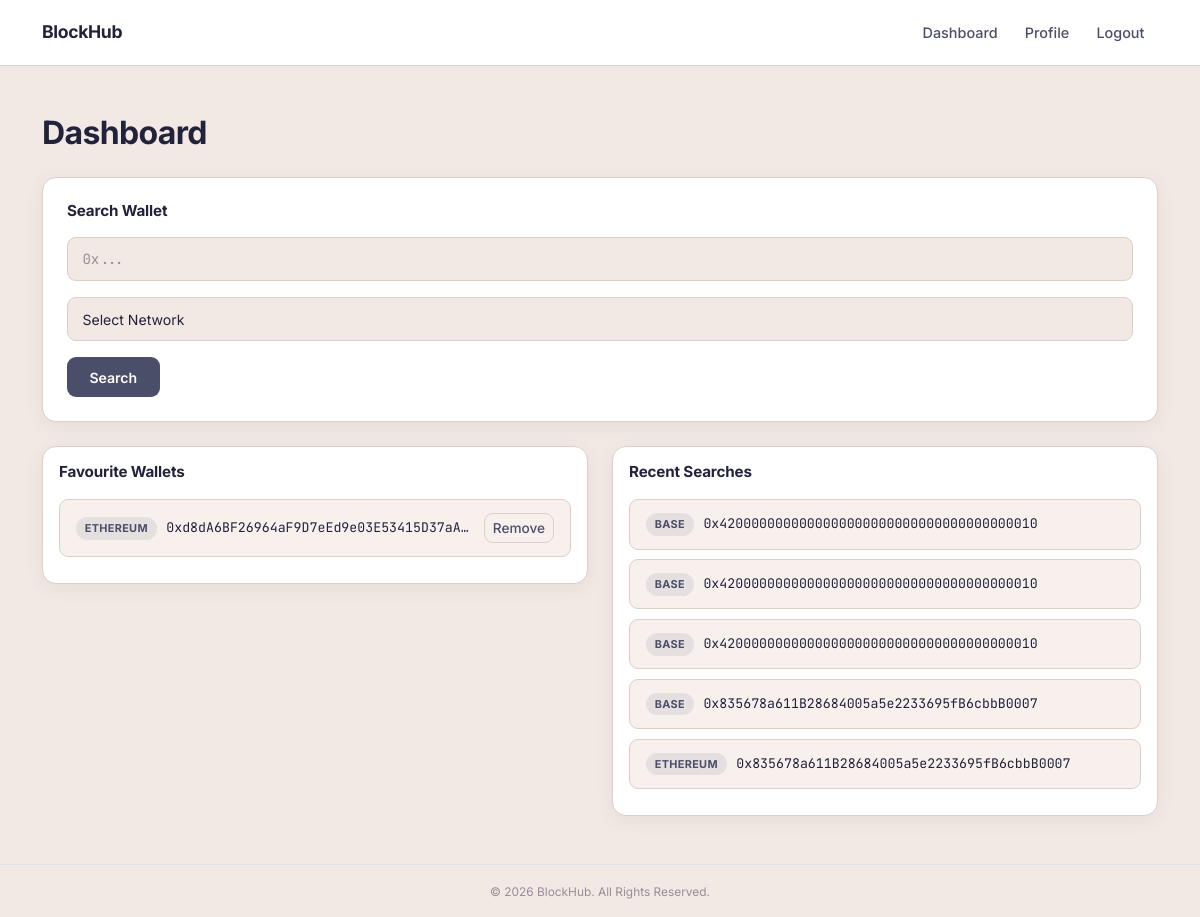
The page /dashboard (signed in) on the database as committed earlier.
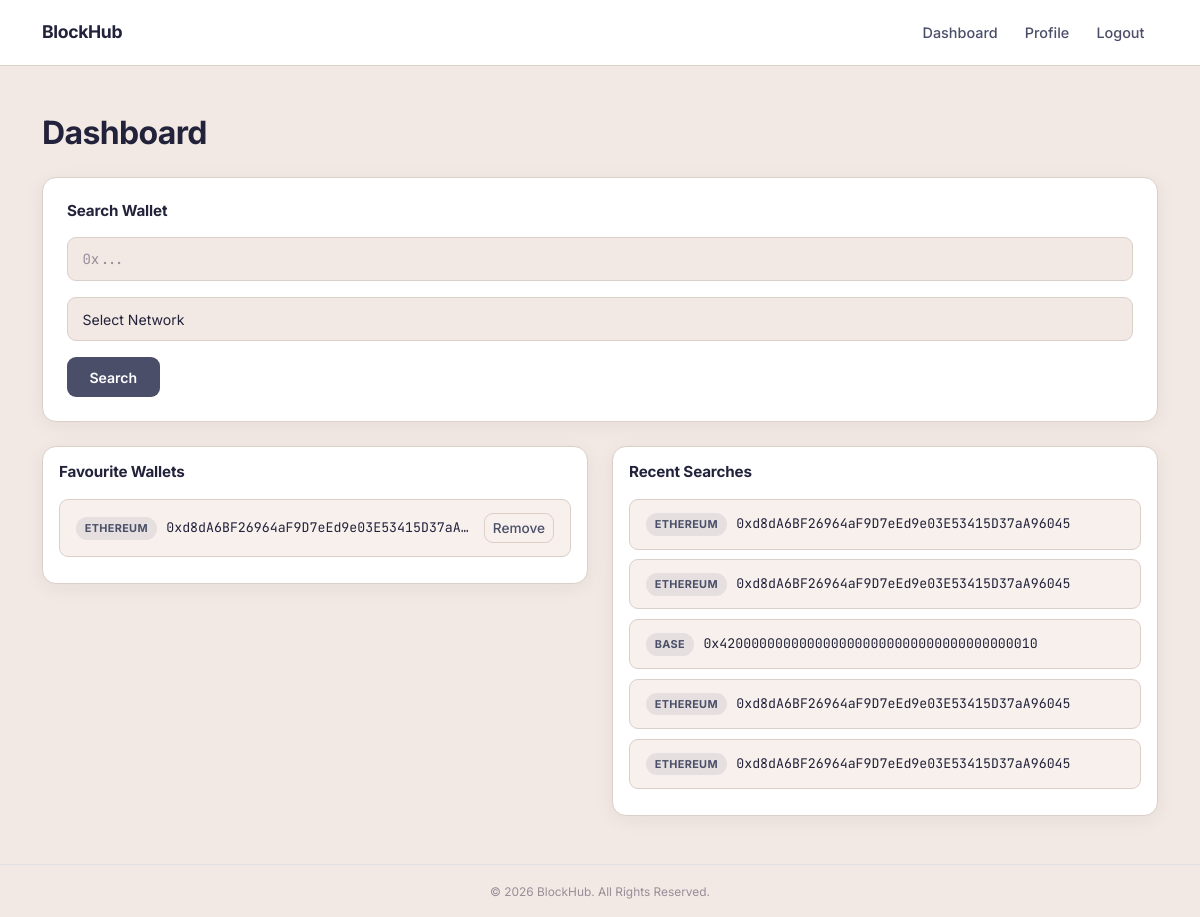
The same page on the database as committed later.
### tables this page shows
CREATE TABLE favourites (
    id INTEGER PRIMARY KEY AUTOINCREMENT,
    user_id INTEGER NOT NULL,
    wallet_address TEXT NOT NULL,
    network TEXT,
    added_at TIMESTAMP DEFAULT CURRENT_TIMESTAMP,

    FOREIGN KEY (user_id) REFERENCES users(id)
);

CREATE TABLE search_history (
    id INTEGER PRIMARY KEY AUTOINCREMENT,
    user_id INTEGER NOT NULL,
    wallet_address TEXT NOT NULL,
    network TEXT,
    searched_at TIMESTAMP DEFAULT CURRENT_TIMESTAMP,

    FOREIGN KEY (user_id) REFERENCES users(id)
);

### app.py (the view)
@app.route("/dashboard")
@login_required
def dashboard():
    conn = get_db_connection()
    favourites = conn.execute(
        """
        SELECT *
        FROM favourites
        WHERE user_id = ?
        ORDER BY added_at DESC
        LIMIT 5
        """,
        (session["user_id"],)
    ).fetchall()
    history = conn.execute(
        """
        SELECT *
        FROM search_history
        WHERE user_id = ?
        ORDER BY searched_at DESC
        LIMIT 5
        """,
        (session["user_id"],)
    ).fetchall()
    conn.close()
    return render_template(
        "dashboard.html",
        favourites=favourites,
        history=history
    )

### app.py (called while the page is built)
def get_db_connection():
    conn = sqlite3.connect(DATABASE)
    conn.row_factory = sqlite3.Row
    return conn

### helpers.py (called while the page is built)
def login_required(f):
    @wraps(f)
    def decorated_function(*args, **kwargs):
        if session.get("user_id") is None:
            return redirect("/login")
        return f(*args, **kwargs)
    return decorated_function

### templates/dashboard.html (shortened to what this page needs)
{% extends "layout.html" %} {% block title %} Dashboard {% endblock %} {% block
content %}
<h2 class="mb-4">Dashboard</h2>
<div class="card p-4 mb-4">
  <h4>Search Wallet</h4>
  <form action="/wallet" method="GET">
    <div class="mb-3">
      <input class="form-control" name="address" placeholder="0x..." required />
    </div>
    <div class="mb-3">
      <select class="form-select" name="network" required>
        <option value="">Select Network</option>
      </select>
    </div>
    <button class="btn btn-dark">Search</button>
  </form>
</div>
<div class="row">
  <div class="col-md-6 mb-4 mb-md-0">
    <div class="card p-3">
      <h4>Favourite Wallets</h4>
      {% if favourites %}
      <div>
        {% for wallet in favourites %}
        <div class="wallet-row" data-network="{{ wallet.network }}">
          <div class="wallet-meta">
            <span class="chain-chip {{ wallet.network }}"
              >{{ wallet.network }}</span
            >
            <span class="wallet-address">{{ wallet.wallet_address }}</span>
          </div>
          <form action="/remove_favourite/{{ wallet.id }}" method="POST">
            <button class="btn btn-danger btn-sm">Remove</button>
          </form>
        </div>
        {% endfor %}
      </div>
      {% else %}
      <p class="empty-state">No favourite wallets yet.</p>
      {% endif %}
    </div>
  </div>
  <div class="col-md-6">
    <div class="card p-3">
      <h4>Recent Searches</h4>
      {% if history %}
      <div>
        {% for search in history %}
        <div class="wallet-row" data-network="{{ search.network }}">
          <div class="wallet-meta">
            <span class="chain-chip {{ search.network }}"
              >{{ search.network }}</span
            >
            <span class="wallet-address">{{ search.wallet_address }}</span>
          </div>
        </div>
        {% endfor %}
      </div>
      {% else %}
      <p class="empty-state">No recent searches.</p>
      {% endif %}
    </div>
  </div>
</div>
{% endblock %}

### templates/layout.html (shortened to what this page needs)
<!doctype html>
<html lang="en">
  <head>
    <link
      href="https://cdn.jsdelivr.net/npm/bootstrap@5.3.7/dist/css/bootstrap.min.css"
      rel="stylesheet"
    />
    <link
      rel="stylesheet"
      href="{{ url_for('static', filename='css/style.css') }}"
    />
  </head>
  <body>
    <nav class="navbar navbar-expand-lg navbar-dark bg-dark">
      <div class="container">
        <a class="navbar-brand" href="/">BlockHub</a>
        <div class="collapse navbar-collapse" id="navbarNav">
          <ul class="navbar-nav ms-auto">
            {% if session.get("user_id") %}
            <li class="nav-item">
              <a class="nav-link" href="/dashboard">Dashboard</a>
            </li>
            <li class="nav-item">
              <a class="nav-link" href="/profile">Profile</a>
            </li>
            <li class="nav-item">
              <a class="nav-link" href="/logout">Logout</a>
            </li>
            {% endif %}
          </ul>
        </div>
      </div>
    </nav>
    <main class="container py-5">{% block content %} {% endblock %}</main>
    <footer class="text-center py-3 border-top">
      <small>&copy; 2026 BlockHub. All Rights Reserved.</small>
    </footer>
  </body>
</html>

### static/css/style.css (style rules this page uses)
:root { --bg: #f2e9e4; --surface: #ffffff; --surface-2: #f7f0ec; --text: #22223b; --text-muted: #4a4e69; --text-faint: #9a8c98; --border: #dccfc8; --accent: #4a4e69; --accent-warm: #c9ada7; --accent-soft: rgba(74, 78, 105, 0.08); --radius: 14px; --radius-sm: 9px; --font-ui: "Inter", -apple-system, BlinkMacSystemFont, "Segoe UI", sans-serif; --font-mono: "JetBrains Mono", "SF Mono", Menlo, monospace; }
* { box-sizing: border-box; }
html, body { min-height: 100vh; }
body { display: flex; flex-direction: column; background: var(--bg); color: var(--text); font-family: var(--font-ui); -webkit-font-smoothing: antialiased; }
main { flex: 1; }
.navbar { background: var(--surface) !important; border-bottom: 1px solid var(--border); padding-top: 0.9rem; padding-bottom: 0.9rem; }
.navbar-brand { font-weight: 700; font-size: 1.1rem; letter-spacing: -0.02em; color: var(--text) !important; display: flex; align-items: center; gap: 0.5rem; }
.navbar-nav .nav-link { color: var(--text-muted) !important; font-weight: 500; font-size: 0.9rem; padding: 0.4rem 0.85rem !important; border-radius: var(--radius-sm); transition: color 0.2s ease, background 0.2s ease; }
.card { background: var(--surface); border: 1px solid var(--border); border-radius: var(--radius); color: var(--text); box-shadow: 0 4px 20px rgba(34, 34, 59, 0.06); }
.card h4 { font-size: 0.95rem; font-weight: 700; letter-spacing: -0.01em; margin-bottom: 1.1rem; color: var(--text); }
h2 { font-weight: 700; letter-spacing: -0.02em; color: var(--text); }
.form-control, .form-select { background: var(--bg); border: 1px solid var(--border); color: var(--text); font-family: var(--font-mono); font-size: 0.88rem; padding: 0.65rem 0.9rem; border-radius: var(--radius-sm); transition: border-color 0.2s ease; }
.form-control::placeholder { color: var(--text-faint); }
.form-select { font-family: var(--font-ui); }
.btn-dark { background: var(--accent); border: none; color: #ffffff; font-weight: 600; font-size: 0.88rem; padding: 0.6rem 1.4rem; border-radius: var(--radius-sm); transition: filter 0.15s ease, transform 0.15s ease; }
.btn-danger { background: transparent; border: 1px solid var(--border); color: var(--text-muted); font-weight: 500; font-size: 0.85rem; border-radius: var(--radius-sm); transition: all 0.15s ease; }
.wallet-row { background: var(--surface-2); border: 1px solid var(--border); border-radius: var(--radius-sm); padding: 0.8rem 1rem; margin-bottom: 0.6rem; display: flex; align-items: center; justify-content: space-between; gap: 0.75rem; transition: background 0.2s ease, border-color 0.2s ease; }
.wallet-address { font-family: var(--font-mono); font-size: 0.83rem; color: var(--text); overflow: hidden; text-overflow: ellipsis; white-space: nowrap; }
.wallet-meta { display: flex; align-items: center; gap: 0.6rem; flex: 1; min-width: 0; }
.chain-chip { font-family: var(--font-ui); font-size: 0.68rem; font-weight: 700; text-transform: uppercase; letter-spacing: 0.03em; padding: 0.2rem 0.55rem; border-radius: 20px; flex-shrink: 0; color: var(--accent); background: rgba(74, 78, 105, 0.1); }
footer { border-top: 1px solid var(--border) !important; color: var(--text-faint); font-size: 0.85rem; }

Rows that differ between the two databases and show on the page:
no longer on this page (row unchanged): search_history: network "BASE", wallet_address "0x4200000000000000000000000000000000000010"
no longer on this page (row unchanged): search_history: network "BASE", wallet_address "0x4200000000000000000000000000000000000010"
no longer on this page (row unchanged): search_history: network "BASE", wallet_address "0x835678a611B28684005a5e2233695fB6cbbB0007"
no longer on this page (row unchanged): search_history: network "ETHEREUM", wallet_address "0x835678a611B28684005a5e2233695fB6cbbB0007"
added search_history: network "ETHEREUM", wallet_address "0xd8dA6BF26964aF9D7eEd9e03E53415D37aA96045"
added search_history: network "ETHEREUM", wallet_address "0xd8dA6BF26964aF9D7eEd9e03E53415D37aA96045"
added search_history: network "ETHEREUM", wallet_address "0xd8dA6BF26964aF9D7eEd9e03E53415D37aA96045"
added search_history: network "ETHEREUM", wallet_address "0xd8dA6BF26964aF9D7eEd9e03E53415D37aA96045"
